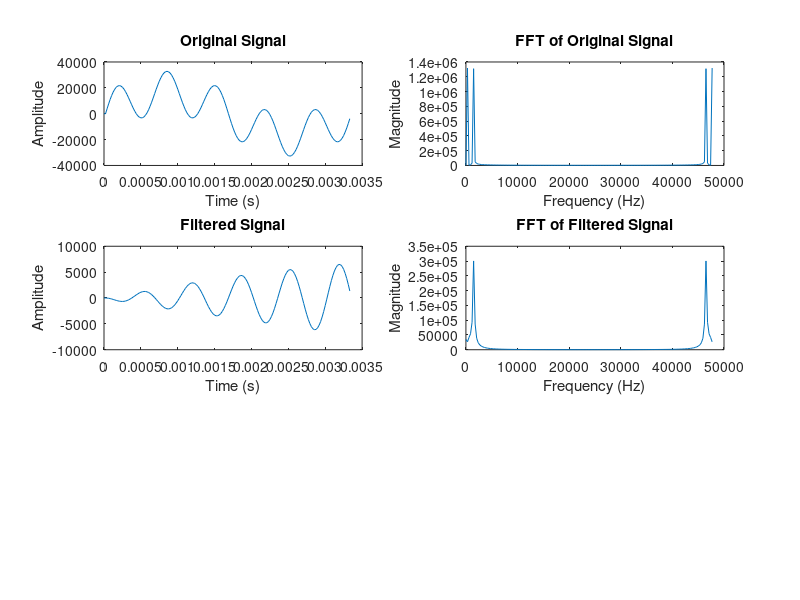

Source code (MATLAB): (Note: this script raises an error after producing the figure.)
% Generate a waveform with all frequencies from 1 to 1000 Hz
Fs = 48000;  % Sampling frequency
t = 0:1/Fs:1/300;  % Time vector (2 seconds)

% Generate the waveform using element-wise addition
%waveform = sum(sin(2*pi*(1:1000)'*t), 1);  % Note the transpose (') here

% waveform = sin(2*pi*100*t) + sin(2*pi*200*t) + sin(2*pi*300*t) + sin(2*pi*400*t) + sin(2*pi*500*t) + sin(2*pi*600*t) + sin(2*pi*700*t) + sin(2*pi*900*t);
% waveform = sin(2*pi*300*t) +  sin(2*pi*600*t) + sin(2*pi*900*t);
%waveform = sin(2*pi*300*t) +  sin(2*pi*1600*t) + sin(2*pi*2900*t);

%waveform with sampling freq = 50000
% waveform = [0,0,3688,7265,10628,13677,16325,18499,20143,21219,21708,21613,20958,19786,18156,16144,13842,11347,8767,6209,3782,1586,-285,-1750,-2741,-3211,-3129,-2486,-1290,424,2608,5195,8101,11233,14488,17757,20932,23905,26575,28852,30658,31934,32634,32735,32232,31146,29510,27382,24833,21950,18832,15582,12310,9125,6132,3429,1102,-775,-2147,-2977,-3246,-2958,-2136,-822,921,3019,5381,7907,10492,13027,15405,17523,19289,20622,21455,21741,21447,20566,19108,17105,14608,11683,8415,4898,1235,-2465,-6092,-9537,-12702,-15492,-17831,-19657,-20925,-21610,-21708,-21237,-20231,-18746,-16852,-14635,-12194,-9630,-7053,-4570,-2286,-296,1312,2467,3115,3219,2762,1749,202,-1831,-4292,-7102,-10170,-13397,-16674,-19892,-22943,-25724,-28141,-30112,-31570,-32466,-32768,-32466,-31570,-30112,-28141,-25724,-22943,-19892,-16674,-13397,-10170,-7102,-4292,-1831,202,1749,2762,3219,3115,2467,1312,-296,-2286,-4570,-7053,-9630,-12194,-14635,-16852,-18746,-20231,-21237,-21708,-21610,-20925,-19657,-17831,-15492,-12702,-9537,-6092];

%waveform with sampling freq = 48000
waveform = [0,0,3839,7555,11028,14148,16819,18962,20516,21447,21740,21407,20482,19023,17108,14831,12298,9630,6947,4371,2019,0,-1592,-2679,-3202,-3129,-2446,-1167,672,3013,5777,8867,12175,15582,18965,22201,25171,27767,29893,31470,32440,32768,32440,31470,29893,27767,25171,22201,18965,15582,12175,8867,5777,3013,672,-1167,-2446,-3129,-3202,-2679,-1592,0,2019,4371,6947,9630,12298,14831,17108,19023,20482,21407,21740,21447,20516,18962,16819,14148,11028,7555,3839,0,-3839,-7555,-11028,-14148,-16819,-18962,-20516,-21447,-21740,-21407,-20482,-19023,-17108,-14831,-12298,-9630,-6947,-4371,-2019,0,1592,2679,3202,3129,2446,1167,-672,-3013,-5777,-8867,-12175,-15582,-18965,-22201,-25171,-27767,-29893,-31470,-32440,-32768,-32440,-31470,-29893,-27767,-25171,-22201,-18965,-15582,-12175,-8867,-5777,-3013,-672,1167,2446,3129,3202,2679,1592,0,-2019,-4371,-6947,-9630,-12298,-14831,-17108,-19023,-20482,-21407,-21740,-21447,-20516,-18962,-16819,-14148,-11028,-7555,-3839];

lenght = length(t)

% Compute FFT of the original signal
n = length(waveform);
fft_original = fft(waveform);
frequencies_original = (0:n-1)*(Fs/n);

% Design a Butterworth filter
% cutoff_frequency = 200;  % Adjust as needed
% order = 2;
% [b, a] = butter(order, cutoff_frequency/(Fs/2));

%  -- bandpass
%% M(f) = 1125*ln(1+f/700)
%% F(m) = 700*(exp(m/1125)-1)
%% want equispace 300 Hz to 3800 Hz
%% M(300) = 401.25 : M(3500)=2016
%M = linspace(401.25, 2016, 32);
%F = 700*(exp(M/1125)-1)/(Fs/2);
%%F = logspace(log10(300),log10(3800),32)/(Fs/2) ; % normalized freq
%% make the bandpass edges cross at about 50%
%BW = 0.035*(0.15 ./(F) + 1); % of freq
%% generate the filters
%for i=1:length(F)
%    %i
%    [b{i}, a{i}] = butter(1,[F(i)-F(i)*(BW(i)/2), F(i)+F(i)*(BW(i)/2)] );
%    %disp(b{i});
%    %disp(a{i});
%end

% import butterworth coefficient
    % test cornell github iir filter one for which freq = 299.991723 Hz
    %a = [1,-130880,65445];
    %b = [45,0,-45];
    
    % for freq = 1500Hz
      a = [-1,1.9549,-0.9931];
      b = [0.0034,0,-0.0034];

%       [h2,w2]=freqz(b,a,100);
%       h2_db=20*log(abs(h2));
%       h2_abs = abs(h2);
%       figure;
%       plot(w2,h2_abs);

    % for freq = 6000Hz
    % a=[-1,1.3952,-0.9729];
    % b=[0.0136,0,-0.0136];

    

% Apply the Butterworth filter
filtered_signal = filter(b, a, waveform);

% Compute FFT of the filtered signal
fft_filtered = fft(filtered_signal);

% fft_filtered_back = fft_filtered(5001:10001);

frequencies_filtered = (0:n-1)*(Fs/n);
%frequencies_filtered = linspace(1,10001,1);

% Plot the original signal and its FFT
figure;
subplot(3, 2, 1);
plot(t, waveform);
title('Original Signal');
xlabel('Time (s)');
ylabel('Amplitude');

subplot(3, 2, 2);
plot(frequencies_original, abs(fft_original));
title('FFT of Original Signal');
xlabel('Frequency (Hz)');
ylabel('Magnitude');

% Plot the filtered signal and its FFT
subplot(3, 2, 3);
plot(t, filtered_signal);
title('Filtered Signal');
xlabel('Time (s)');
ylabel('Amplitude');

subplot(3, 2, 4);
plot(frequencies_filtered, abs(fft_filtered));
title('FFT of Filtered Signal');
xlabel('Frequency (Hz)');
ylabel('Magnitude');

sgtitle('Waveform, FFT, and Butterworth Filtering');

%subplot(3, 2, 5);
%plot(frequencies_filtered(5001:10001), abs(fft_filtered_back));
% Play the original audio
sound(waveform, Fs);
pause(5); % Pause to allow sound to finish

% Play the filtered audio
sound(250*filtered_signal, Fs);
pause(2); % Pause to allow sound to finish

% from Verilog
hardware_filtered_signal = [   0,
   0,
  13,
  51,
 111,
 188,
  277,
  371,
  462,
  543,
  606,
  645,
  654,
  629,
  568,
  471,
  340,
  179,
   -7,
 -210,
 -421,
 -630,
 -826,
 -999,
-1139,
-1236,
-1283,
-1274,
-1206,
-1079,
 -895,
 -658,
 -376,
  -59,
  281,
  630,
  973,
 1295,
 1581,
 1817,
 1990,
 1866,
 1671,
 1632,
 1522,
 1341,
 1093,
  785,
  427,
   32,
 -385,
 -808,
-1220,
-1603,
-1940,
-2215,
-2414,
-2526,
-2544,
-2463,
-2283,
-2008,
-1646,
-1209,
 -712,
 -174,
  385,
  943,
 1477,
 1965,
 2385,
 2718,
 2948,
 3063,
 3055,
 2921,
 2663,
 2288,
 1808,
 1239,
  601,
  -82,
 -784,
-1477,
-2134,
-2728,
-3234,
-3630,
-3897,
-4022,
-3997,
-3820,
-3494,
-3029,
-2440,
-1748,
  -978,
  -159,
   678,
  1501,
  2277,
  2975,
  3566,
  4025,
  4332,
  4472,
  4437,
  4225,
  3842,
  3300,
  2617,
  1818,
   933,
    -5,
  -960,
 -1895,
 -2773,
 -3558,
 -4218,
 -4725,
 -5057,
 -5198,
 -5140,
 -4882,
 -4431,
 -3801,
 -3014,
 -2098,
 -1087,
   -19,
  1065,
  2123,
  3114,
  3998,
  4740,
  5309,
  5681,
  5839,
  5774,
  5486,
  4984,
  4285,
  3414,
  2403,
  1290,
   117,
 -1071,
 -2228,
 -3309,
 -4271,
 -5075,
 -5688,
 -6084,
 -6245,
 -6162,
 -5836,
 -5277,
 -4504,
 -3545,
 -2435,
 -1215];
subplot(3, 2, 5);
plot(t, hardware_filtered_signal);
title('Hardware Filtered Signal');
xlabel('Time (s)');
ylabel('Amplitude');

fft_hardware_filtered = fft(hardware_filtered_signal);

subplot(3, 2, 6);
plot(frequencies_original, abs(fft_hardware_filtered));
title('FFT of Hardware Filtered Signal');
xlabel('Frequency (Hz)');
ylabel('Magnitude');

sound(hardware_filtered_signal, Fs);